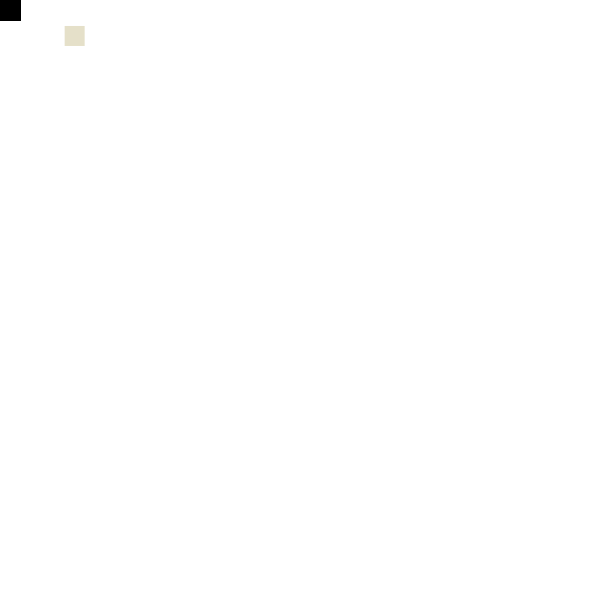
Frame 1 (no input)
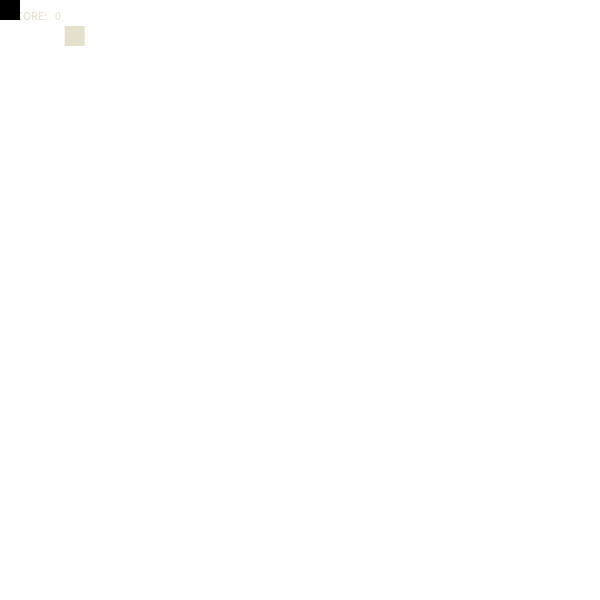
Frame 60 (the mouse pressed at the canvas centre just before this capture)
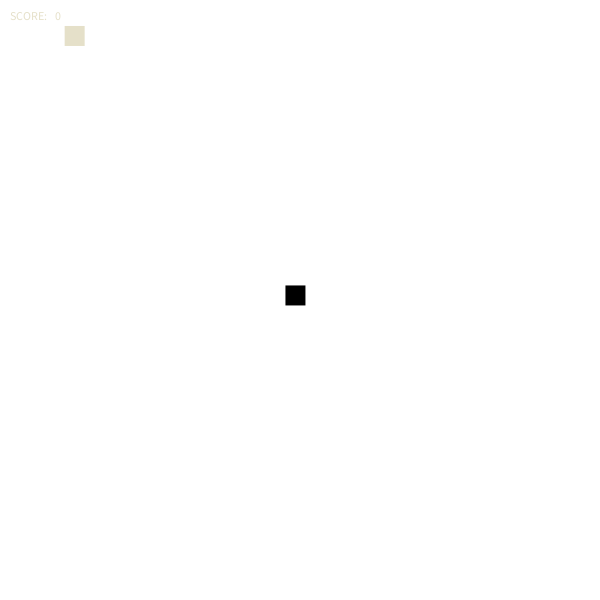
Frame 120 (the mouse held since frame 60 and released just before this capture)

The Processing sketch that drew these frames (run headless with seeded random() and noise(); from frame 60 on, the mouse is pressed at the canvas centre):

// Processing sketch: projectSnakeVer02
// ── projectSnakeVer02.pde
Snake snake;

float ease = 0.05;
int scl = 20;

int snakeSpeed = 1;
int score = 0;

PVector food = new PVector(random(width), random(height));


void setup() {
  size(600, 600);
  snake = new Snake();
  
}


void draw() {
  background(255, 255, 255);
  text("SCORE: ", 10, 20);
  text(score, 55, 20);
  
  snake.render();
  snake.update();
  
  foodLocation();
}


void foodLocation() {
  noStroke();
  fill(229, 224, 201);
  
  rect(food.x, food.y, scl, scl);
  //stroke(0);
  //noFill();
  //ellipse(food.x, food.y, 30, 30);
  
  if (snake.eat() == true) {
    score ++;
    food.x = random(width);
    food.y = random(height);
  }
  
}
// ── snakeConfg.pde
class Snake {
  PVector snakeLoc = new PVector(0, 0);
  
  
  void render() {
    fill(0, 0, 0);
    rect(snakeLoc.x, snakeLoc.y, scl, scl);
  }
  
  boolean eat() {
    float d = dist(snakeLoc.x, snakeLoc.y, food.x, food.y);
    if (d < scl) {
      return true;
    } else {
      return false;
    }
  }

  
  void update() {
    
    snakeLoc.x = snakeLoc.x + (mouseX - snakeLoc.x) * ease;
    snakeLoc.y = snakeLoc.y + (mouseY - snakeLoc.y) * ease;
    
    snakeLoc.x = constrain(snakeLoc.x, 0, width-scl);
    snakeLoc.y = constrain(snakeLoc.y, 0, height-scl);
    
    
    
  }
  
  
  
}
